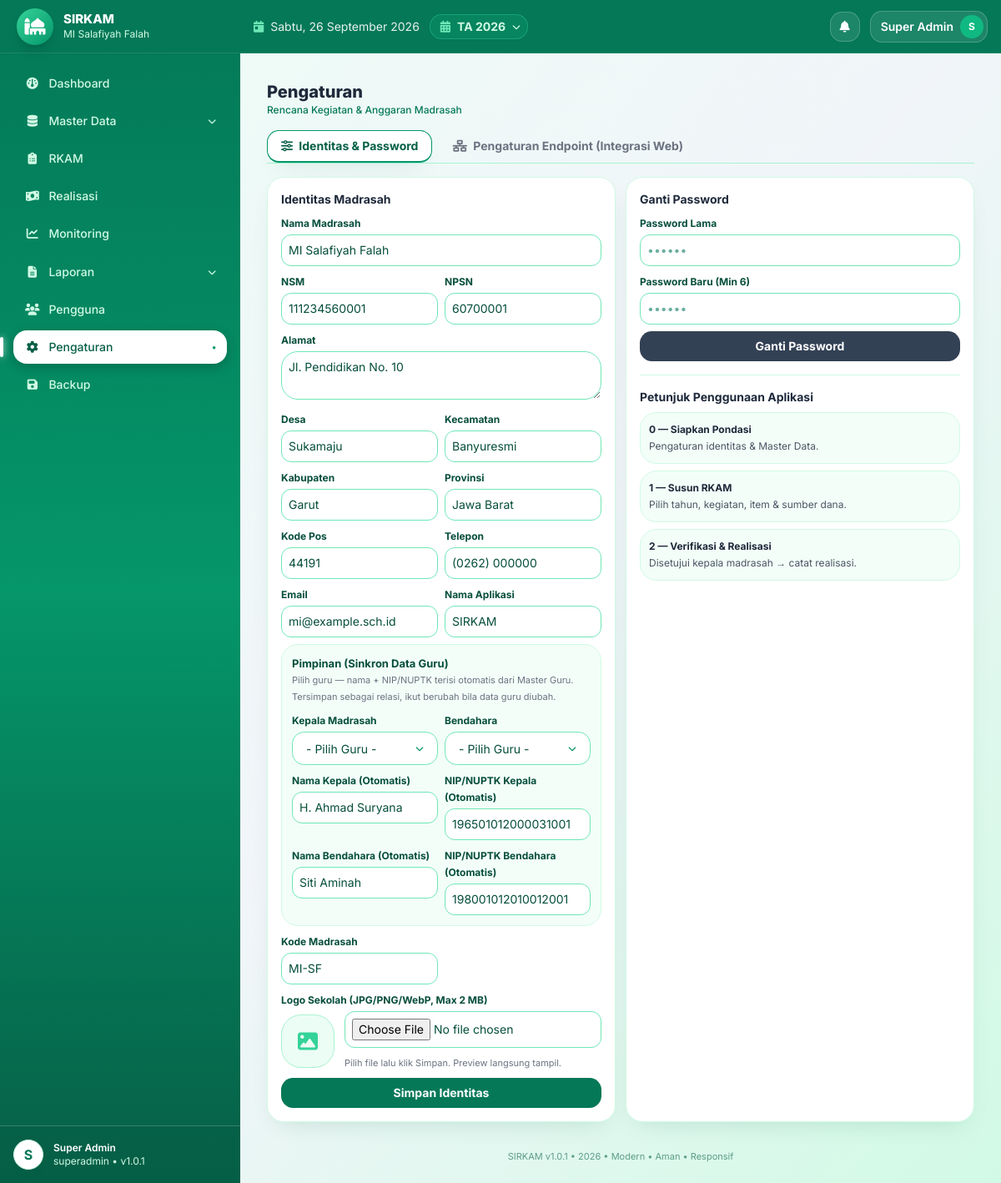
Page /pengaturan (signed in) on the committed database.
### tables this page shows
CREATE TABLE IF NOT EXISTS app_settings (
  id INT UNSIGNED AUTO_INCREMENT PRIMARY KEY,
  skey VARCHAR(100) NOT NULL UNIQUE,
  svalue TEXT NULL
);

CREATE TABLE IF NOT EXISTS madrasah (
  id INT UNSIGNED AUTO_INCREMENT PRIMARY KEY,
  nama_madrasah VARCHAR(150) NOT NULL DEFAULT 'MI Salafiyah',
  nsm VARCHAR(30) NULL,
  npsn VARCHAR(30) NULL,
  alamat TEXT NULL,
  desa VARCHAR(100) NULL,
  kecamatan VARCHAR(100) NULL,
  kabupaten VARCHAR(100) NULL,
  provinsi VARCHAR(100) NULL,
  kode_pos VARCHAR(10) NULL,
  email VARCHAR(100) NULL,
  telepon VARCHAR(30) NULL,
  nama_kepala VARCHAR(100) NULL,
  nip_kepala VARCHAR(50) NULL,
  kepala_guru_id INT UNSIGNED NULL,
  nama_bendahara VARCHAR(100) NULL,
  nip_bendahara VARCHAR(50) NULL,
  bendahara_guru_id INT UNSIGNED NULL,
  logo VARCHAR(255) NULL,
  created_at TIMESTAMP DEFAULT CURRENT_TIMESTAMP,
  updated_at TIMESTAMP DEFAULT CURRENT_TIMESTAMP ON UPDATE CURRENT_TIMESTAMP
);

CREATE TABLE IF NOT EXISTS tahun_anggaran (
  id INT UNSIGNED AUTO_INCREMENT PRIMARY KEY,
  tahun INT NOT NULL UNIQUE,
  tanggal_mulai DATE NULL,
  tanggal_selesai DATE NULL,
  status ENUM('draft','aktif','selesai','dikunci') NOT NULL DEFAULT 'draft',
  keterangan TEXT NULL,
  created_at TIMESTAMP DEFAULT CURRENT_TIMESTAMP,
  updated_at TIMESTAMP DEFAULT CURRENT_TIMESTAMP ON UPDATE CURRENT_TIMESTAMP,
  INDEX idx_tahun (tahun),
  INDEX idx_status (status)
);

### modules/pengaturan/index.php (the view, shortened to what the rows shown need)
<?php
$m=Helper::madrasah($pdo);
$app=Helper::setting($pdo,'app_name','SIRKAM');$km=Helper::setting($pdo,'kode_madrasah','MI-SF');
$tab=$_GET['tab']??'identitas';
function lab($t,$n,$v,$ph=''){return '<div><label class="text-xs font-bold text-emerald-900">'.$t.'</label><input name="'.$n.'" value="'.Security::e($v??'').'" placeholder="'.$ph.'" class="w-full border rounded p-2 mt-1"></div>';}
?>
<div class="mb-4 border-b border-emerald-200 flex gap-2">
</div>
<div id="tabIdentitas" class="<?=($tab==='endpoint'?'hidden':'')?> grid lg:grid-cols-2 gap-3">
<div class="bg-white p-4 rounded shadow text-sm"><b>Identitas Madrasah</b>
<form onsubmit="saveSet(event)" class="grid gap-2 mt-2">
<?=lab('Nama Madrasah','nama_madrasah',$m['nama_madrasah']??'','MI Salafiyah')?>
<div class="grid grid-cols-2 gap-2"><?=lab('NSM','nsm',$m['nsm']??'','111234560001')?><?=lab('NPSN','npsn',$m['npsn']??'','60700001')?></div>
<div><label class="text-xs font-bold text-emerald-900">Alamat</label><textarea name="alamat" placeholder="Jl. Pendidikan No. 10" class="w-full border rounded p-2 mt-1"><?=Security::e($m['alamat']??'')?></textarea></div>
<div class="grid grid-cols-2 gap-2"><?=lab('Desa','desa',$m['desa']??'')?><?=lab('Kecamatan','kecamatan',$m['kecamatan']??'')?><?=lab('Kabupaten','kabupaten',$m['kabupaten']??'')?><?=lab('Provinsi','provinsi',$m['provinsi']??'')?></div>
<div class="grid grid-cols-2 gap-2"><?=lab('Kode Pos','kode_pos',$m['kode_pos']??'','44191')?><?=lab('Telepon','telepon',$m['telepon']??'')?><?=lab('Email','email',$m['email']??'')?><?=lab('Nama Aplikasi','app_name',$app)?></div>
<div class="rounded-xl border border-emerald-100 bg-emerald-50/60 p-3">
<div class="grid grid-cols-2 gap-2 mt-2">
<div><label class="text-xs font-bold text-emerald-900">Nama Kepala (Otomatis)</label><input name="nama_kepala" id="nama_kepala" readonly value="<?=Security::e($m['nama_kepala']??'')?>" class="w-full border rounded p-2 mt-1 bg-gray-50"></div>
<div><label class="text-xs font-bold text-emerald-900">NIP/NUPTK Kepala (Otomatis)</label><input name="nip_kepala" id="nip_kepala" readonly value="<?=Security::e($m['nip_kepala']??'')?>" class="w-full border rounded p-2 mt-1 bg-gray-50"></div>
<div><label class="text-xs font-bold text-emerald-900">Nama Bendahara (Otomatis)</label><input name="nama_bendahara" id="nama_bendahara" readonly value="<?=Security::e($m['nama_bendahara']??'')?>" class="w-full border rounded p-2 mt-1 bg-gray-50"></div>
<div><label class="text-xs font-bold text-emerald-900">NIP/NUPTK Bendahara (Otomatis)</label><input name="nip_bendahara" id="nip_bendahara" readonly value="<?=Security::e($m['nip_bendahara']??'')?>" class="w-full border rounded p-2 mt-1 bg-gray-50"></div>
</div></div>
<div class="grid grid-cols-2 gap-2"><?=lab('Kode Madrasah','kode_madrasah',$km,'MI-SF')?></div>
<button class="bg-emerald-700 text-white rounded p-2 font-bold">Simpan Identitas</button></form></div>
</div>

### views/layouts/main.php (shortened to what the rows shown need)
<!DOCTYPE html><html lang="id"><head><meta charset="UTF-8"><meta name="viewport" content="width=device-width,initial-scale=1">
<script src="https://cdn.tailwindcss.com"></script><script src="https://cdn.jsdelivr.net/npm/sweetalert2@11"></script>
<link rel="stylesheet" href="https://cdnjs.cloudflare.com/ajax/libs/font-awesome/6.5.2/css/all.min.css">
</head>
<body class="bg-gradient-to-br from-emerald-50 via-slate-100 to-emerald-100 min-h-screen text-slate-800">
<?php $u=Auth::user(); $role=Auth::role(); if($role==='superadmin'){$notif=$pdo->query("SELECT COUNT(*) c FROM notifications WHERE is_read=0")->fetchColumn();}else{$nq=$pdo->prepare("SELECT COUNT(*) c FROM notifications WHERE is_read=0 AND (role_target=? OR role_target IS NULL OR role_target='' OR user_id=?)");$nq->execute([$role,Auth::id()]);$notif=$nq->fetchColumn();} $initial=strtoupper(substr($u['nama']??'U',0,1)); $mlogo=$pdo->query("SELECT logo,nama_madrasah FROM madrasah WHERE id=1")->fetch(); $appName=Helper::setting($pdo,'app_name','SIRKAM'); $appVer=Helper::setting($pdo,'sys_version',APP_VERSION); $thAktif=Helper::tahunAktif($pdo); $thList=$pdo->query("SELECT id,tahun,status FROM tahun_anggaran ORDER BY tahun DESC")->fetchAll(); ?>
<div class="flex min-h-screen">
<aside id="sidebar" class="bg-gradient-to-b from-emerald-700 via-emerald-600 to-emerald-800 text-white hidden md:flex flex-col no-print fixed md:sticky top-0 inset-y-0 left-0 z-40 w-72 h-screen shrink-0 overflow-hidden">
<div class="h-16 px-5 flex items-center gap-3 shrink-0 bg-emerald-700 border-b border-white/10">
<div class="min-w-0"><div class="font-extrabold text-[15px] leading-tight truncate"><?=Security::e($appName)?></div><div class="text-xs text-emerald-100 truncate"><?=Security::e($mlogo['nama_madrasah']??'')?></div></div></div>
<div class="p-4 border-t border-white/20 flex items-center gap-3 shrink-0 bg-emerald-800/60">
<div class="text-xs"><div class="font-semibold text-white"><?=Security::e($u['nama']??'')?></div><div class="text-emerald-100"><?=Security::e($role)?> • v<?=Security::e($appVer)?></div></div></div></aside>
<div class="flex-1 flex flex-col min-w-0 md:ml-0">
<header class="sticky top-0 z-20 bg-emerald-700 text-white px-4 h-16 flex items-center gap-3 no-print shrink-0 border-b border-white/10">
<?php $hari=['Senin','Selasa','Rabu','Kamis','Jumat','Sabtu','Minggu']; $bulan=[1=>'Januari','Februari','Maret','April','Mei','Juni','Juli','Agustus','September','Oktober','November','Desember']; ?>
<div class="hidden sm:flex items-center gap-2 text-white/90 text-sm"><i class="fa-solid fa-calendar-day text-emerald-300"></i><span><?=$hari[date('N')-1]?>, <?=date('j')?> <?=$bulan[(int)date('n')]?> <?=date('Y')?></span></div>
<div class="relative">
<button onclick="toggleTahun(event)" title="Tahun Anggaran Aktif" class="hidden sm:flex items-center gap-2 bg-emerald-500/20 border border-emerald-400/40 text-emerald-100 rounded-full pl-3 pr-2 py-1 text-sm hover:bg-emerald-500/30"><i class="fa-solid fa-calendar-days text-emerald-300"></i><span class="font-bold">TA <?=Security::e($thAktif['tahun']??'-')?></span><i class="fa-solid fa-chevron-down text-[10px]"></i></button>
</div>
<div class="ml-auto flex items-center gap-3 text-sm">
</div></header>
<main class="p-4 md:p-8 flex-1 max-w-7xl w-full mx-auto">
<div class="mb-4"><div class="font-extrabold text-xl text-slate-800"><?=Security::e($title??'')?></div><div class="text-xs text-emerald-700 font-medium">Rencana Kegiatan & Anggaran Madrasah</div></div>
<?=$content??''?></main>
<footer class="px-6 pb-6 text-center text-[11px] text-emerald-800/60 no-print"><?=Security::e($appName)?> v<?=Security::e($appVer)?> • <?=date('Y')?> • Modern • Aman • Responsif</footer></div></div>
</body></html>

### rows in the picture
app_settings: svalue "SIRKAM", app_name "SIRKAM"
madrasah: nama_madrasah "MI Salafiyah Falah", nsm "111234560001", npsn "60700001", alamat "Jl. Pendidikan No. 10", desa "Sukamaju", kecamatan "Banyuresmi", kabupaten "Garut", provinsi "Jawa Barat", kode_pos "44191", telepon "(0262) 000000", email "mi@example.sch.id", nama_kepala "H. Ahmad Suryana", nip_kepala "196501012000031001", nama_bendahara "Siti Aminah", nip_bendahara "198001012010012001"
app_settings: svalue "1.0.1"
tahun_anggaran: tahun "2026"
app_settings: kode_madrasah "MI-SF"

### other values in the picture
$initial "S"
Security::e($u['nama']??'') "Super Admin"
Security::e($role) "superadmin"
Security::e($title??'') "Pengaturan"
$t "Nama Madrasah NSM NPSN Desa Kecamatan Kabupaten Provinsi Kode Pos Telepon Email Nama Aplikasi Kode Madrasah"
$t "Kepala Madrasah Bendahara"
